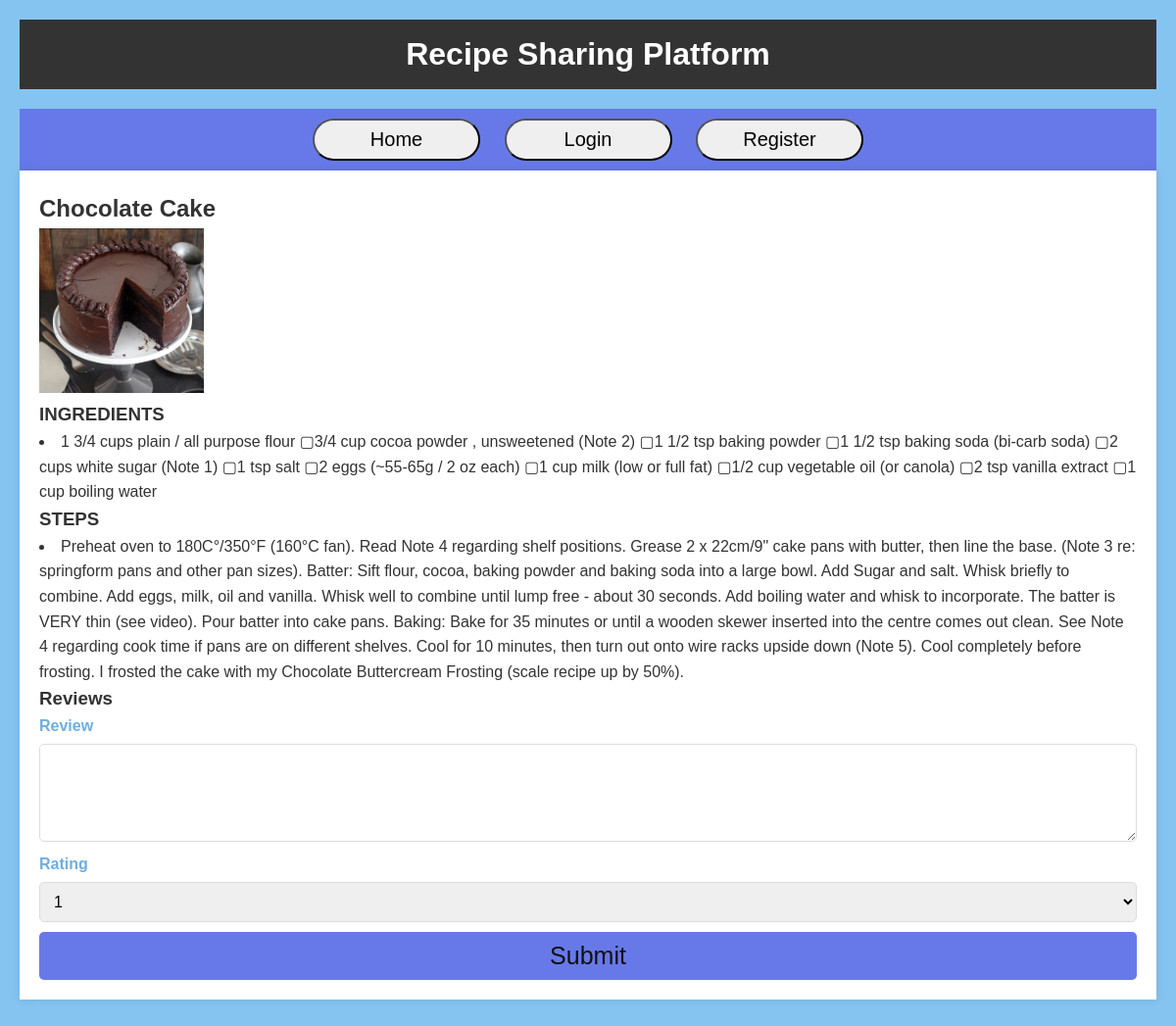
The page /recipe/4 on the database its author committed.
### Recipe_book/models.py (models this page shows, shortened)
class Recipe(db.Model):
    id = db.Column(db.Integer, primary_key=True)
    name = db.Column(db.String(140))
    ingredients = db.Column(db.String(140), index=True, nullable=True)
    steps = db.Column(db.Text, nullable=True)
    user_id = db.Column(db.Integer, db.ForeignKey('user.id', name='fk_user_id'))
    picture = db.Column(db.String(200), nullable=True)

### Recipe_book/views.py (the view)
@app.route('/recipe/<int:id>', methods=['GET', 'POST'])
def recipe(id):
    recipe = Recipe.query.get_or_404(id)
    form = ReviewForm()
    if form.validate_on_submit():
        review = Review(body=form.body.data, rating=form.rating.data, recipe_id=recipe.id)
        db.session.add(review)
        db.session.commit()
        flash('Your review has been added.')
        return redirect(url_for('recipe', id=recipe.id))
    reviews = Review.query.filter_by(recipe_id=recipe.id).all()
    return render_template('recipe.html', recipe=recipe, form=form,  reviews=reviews)

### Recipe_book/forms.py
class ReviewForm(FlaskForm):
    body = TextAreaField('Review', validators=[DataRequired()])
    rating = SelectField('Rating', choices=[(1, '1'), (2, '2'), (3, '3'), (4, '4'), (5, '5')], validators=[DataRequired()])
    submit = SubmitField('Submit')

### Recipe_book/templates/recipe.html (shortened to what this page needs)
<!DOCTYPE html>
<html lang="en">
<head>
    <link rel="stylesheet" href="{{ url_for('static', filename='css/styles.css') }}">
</head>
<body>
    <header>
        <h1>Recipe Sharing Platform</h1>
    </header>
    <nav>
        <a href="{{ url_for('index') }}"><button>Home</button></a>
        {% if current_user.is_authenticated %}
            <a href="{{ url_for('new_recipe') }}"><button>New Recipe</button></a>
            <a href="{{ url_for('logout') }}"><button>Logout</button></a>
        {% else %}
            <a href="{{ url_for('login') }}"><button>Login</button></a>
            <a href="{{ url_for('register') }}"><button>Register</button></a>
        {% endif %}
    </nav>
    <main>
        <h2 style="text-transform: capitalize;">{{ recipe.name }}</h2>
        {% if recipe.picture %}
            <img src="{{ url_for('static', filename='uploads/' ~ recipe.picture) }}" alt="{{ recipe.name }}" width="15%">
        {% endif %}
        <h3>INGREDIENTS</h3>
        <li>{{ recipe.ingredients }}</li>
        <h3>STEPS</h3>
        <li>{{ recipe.steps }}</li>
        <h3>Reviews</h3>
        <form method="POST">
            <label for="body">Review</label>
            {{ form.body }}
            <label for="rating">Rating</label>
            {{ form.rating }}
            {{ form.submit }}
        </form>
    </main>
</body>
</html>

### Recipe_book/static/css/styles.css (style rules this page uses)
* { margin: 0; padding: 0; box-sizing: border-box; }
body { font-family: Arial, sans-serif; background-color: #85c4f1; color: #333; line-height: 1.6; padding: 20px; }
header { background: #333; color: #fff; padding: 10px 0; text-align: center; margin-bottom: 20px; }
header h1 { margin: 0; }
nav { background: #6779e8; color: #fff; padding: 10px; text-align: center; }
nav a { color: #3e11f4; margin: 0 10px; text-decoration: none; }
main { background: #fff; padding: 20px; box-shadow: 0 0 10px rgba(0, 0, 0, 0.1); margin-bottom: 20px; }
form { display: flex; flex-direction: column; }
form label { text-align: left; margin-bottom: 5px; font-weight: bold; color: rgb(110, 174, 223); }
form input[type="text"], form input[type="email"], form input[type="password"], form textarea, form select { padding: 10px; margin-bottom: 10px; border: 1px solid #ddd; border-radius: 5px; width: 100%; font-size: 16px; }
form textarea { height: 100px; resize: vertical; }
form input[type="submit"], form button { background: #6779e8; color: #130f0f; padding: 10px; border: none; border-radius: 5px; cursor: pointer; font-size: 25px; }
button { border-radius: 40px; width:15%; padding:8px 8px; font-size: 20px }

### rows shown on the page
Recipe: name "Chocolate Cake", picture (picture), ingredients "1 3/4 cups plain / all purpose flour ▢3/4 cup cocoa powder , unsweetened (Note 2) ▢1 1/2 tsp baking powder ▢1 1/2 tsp baking soda (bi-carb soda) ▢2 cups white sugar (Note 1) ▢1 tsp salt ▢2 eggs (~55-65g / 2 oz each) ▢1 cup milk (low or full fat) ▢1/2 cup vegetable oil (or canola) ▢2 tsp vanilla extract ▢1 cup boiling water", steps "Preheat oven to 180C°/350°F (160°C fan). Read Note 4 regarding shelf positions. Grease 2 x 22cm/9\" cake pans with butter, then line the base. (Note 3 re: springform pans and other pan sizes). Batter: Sift flour, cocoa, baking powder and baking soda into a large bowl. Add Sugar and salt. Whisk briefly to combine. Add eggs, milk, oil and vanilla. Whisk well to combine until lump free - about 30 seconds. Add boiling water and whisk to incorporate. The batter is VERY thin (see video). Pour batter into cake pans. Baking: Bake for 35 minutes or until a wooden skewer inserted into the centre comes out clean. See Note 4 regarding cook time if pans are on different shelves. Cool for 10 minutes, then…"
